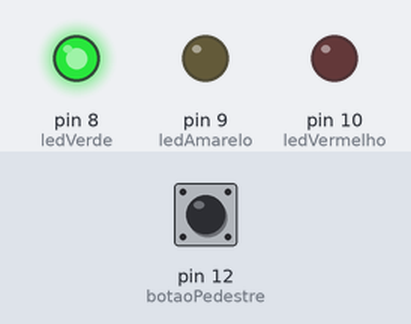
Bench run of a sketch on a simulated Arduino Uno, built with avr-gcc and run on an emulated ATmega328P. On the bench: output pins drawn as LEDs (lit = HIGH). The test bench sets the inputs (shaded band); at power-on: pin 12 (botaoPedestre) LOW.

Above: at 1.2 s.
1.3 s: pin 12 (botaoPedestre) pulled HIGH for 0.15 s
At 4.7 s:
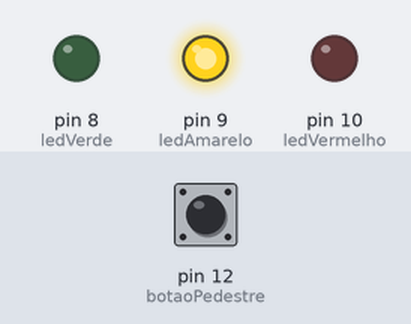
At 6.3 s:
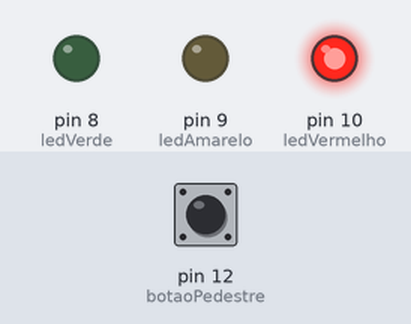
Timing chart, 0 to 11.8 s (numbered marks = the images above; inputs shaded):
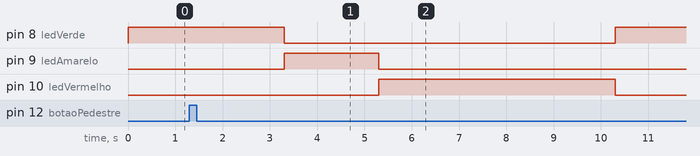

The sketch:

codigo.ino
```cpp
const int ledVermelho = 10;
const int ledAmarelo = 9;
const int ledVerde = 8;
const int botaoPedestre = 12;

void setup(){
  pinMode(ledVermelho, OUTPUT);
  pinMode(ledAmarelo, OUTPUT);
  pinMode(ledVerde, OUTPUT);

  pinMode(botaoPedestre, INPUT);

  digitalWrite(ledVerde, HIGH);
  digitalWrite(ledAmarelo, LOW);
  digitalWrite(ledVermelho, LOW);


}

void loop(){
  //ler o botão pra ver se o usuario pressionou
  if(digitalRead(botaoPedestre) == HIGH){
  	semaforo();
  }
}

void semaforo(){
  delay(2000);
  digitalWrite(ledVerde, LOW);
  digitalWrite(ledAmarelo, HIGH);

  delay(2000);
  digitalWrite(ledAmarelo, LOW);
  digitalWrite(ledVermelho, HIGH);

  delay(5000);
  digitalWrite(ledVermelho, LOW);
  digitalWrite(ledVerde, HIGH);

}
```

Measured:
- after the input at 1.3 s, pin 8 (ledVerde): HIGH → LOW after 2.0 s, → HIGH 7.0 s later; pin 9 (ledAmarelo): LOW → HIGH after 2.0 s, → LOW 2.0 s later; pin 10 (ledVermelho): LOW → HIGH after 4.0 s, → LOW 5.0 s later
